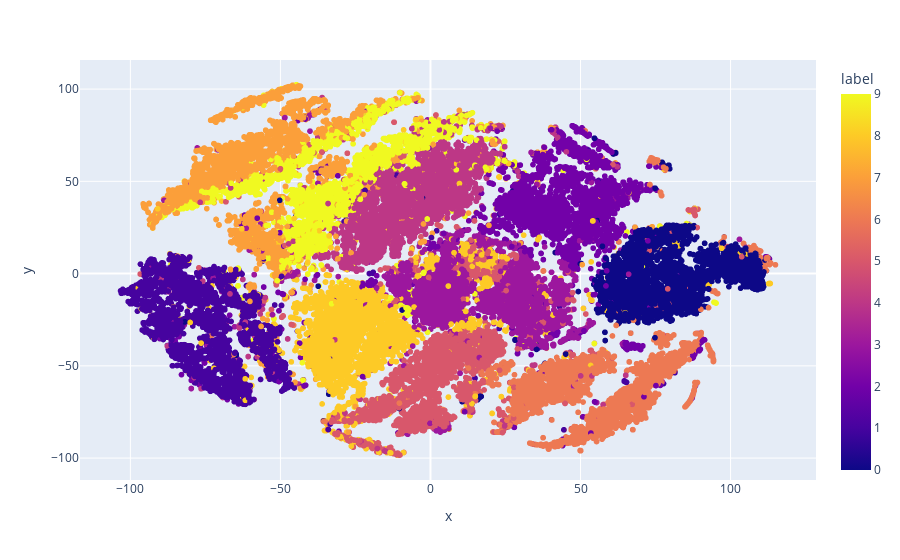

Notebook code cell kept with this figure:
### Code cell
df_plot = pd.DataFrame({
    "x": projections[:, 0],
    "y": projections[:, 1],
    "label": y_train
})

fig = px.scatter(df_plot, x='x', y='y', color='label')
fig.show()

### Figure 1 — Plotly figure (JSON) as saved in the notebook; plotly's stock layout.template omitted (floating-point values rounded to 4 significant figures; data arrays with more than 128 entries replaced by an {"elided": "..."} marker saying what was removed)
{"data": [{"hovertemplate": "x=%{x}<br>y=%{y}<br>label=%{marker.color}<extra></extra>", "legendgroup": "", "marker": {"color": {"elided": "42000 int values"}, "coloraxis": "coloraxis", "symbol": "circle"}, "mode": "markers", "name": "", "showlegend": false, "type": "scattergl", "x": {"elided": "42000 float values"}, "xaxis": "x", "y": {"elided": "42000 float values"}, "yaxis": "y"}], "layout": {"coloraxis": {"colorbar": {"title": {"text": "label"}}, "colorscale": [[0, "#0d0887"], [0.1111, "#46039f"], [0.2222, "#7201a8"], [0.3333, "#9c179e"], [0.4444, "#bd3786"], [0.5556, "#d8576b"], [0.6667, "#ed7953"], [0.7778, "#fb9f3a"], [0.8889, "#fdca26"], [1, "#f0f921"]]}, "legend": {"tracegroupgap": 0}, "margin": {"t": 60}, "xaxis": {"anchor": "y", "domain": [0, 1], "title": {"text": "x"}}, "yaxis": {"anchor": "x", "domain": [0, 1], "title": {"text": "y"}}}}
